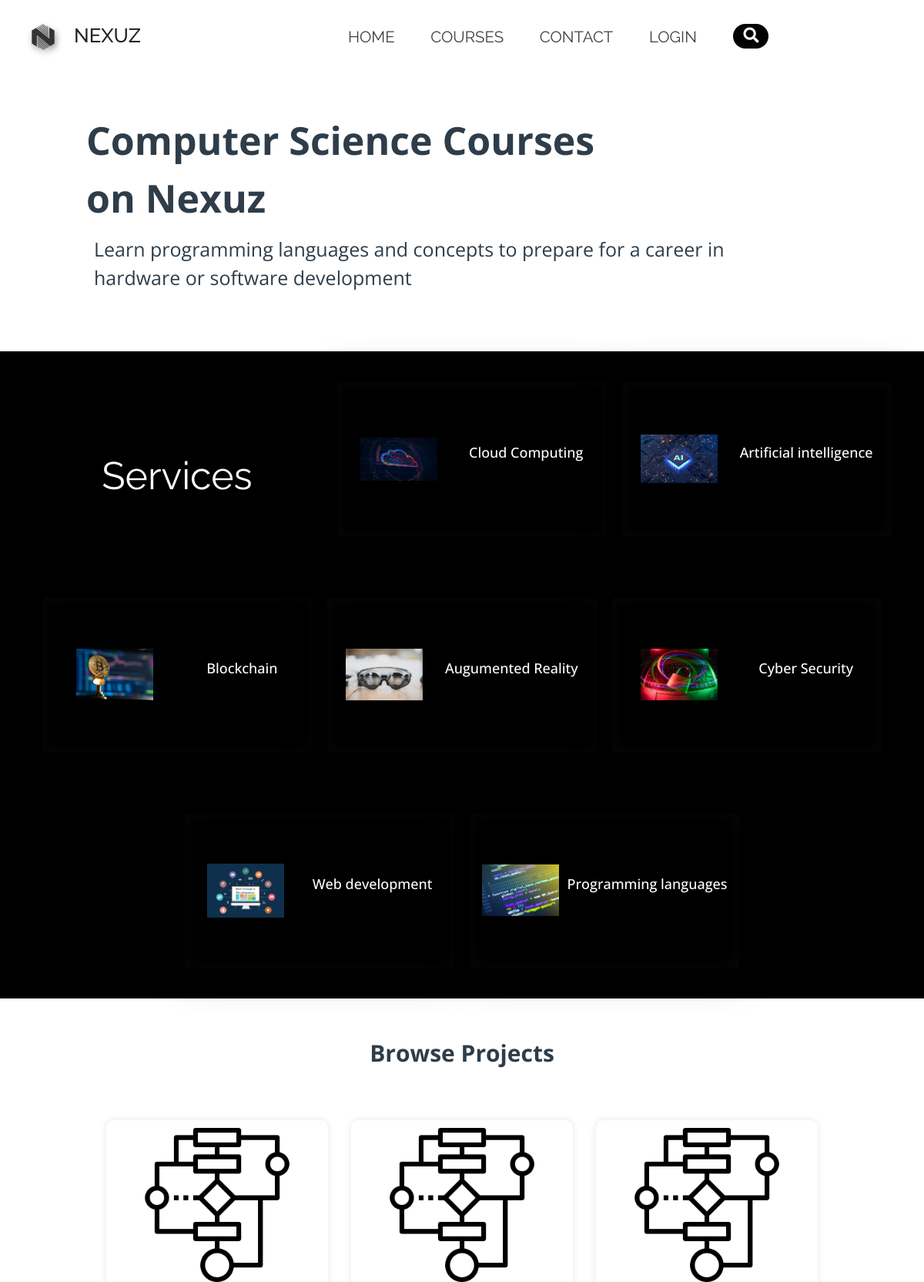
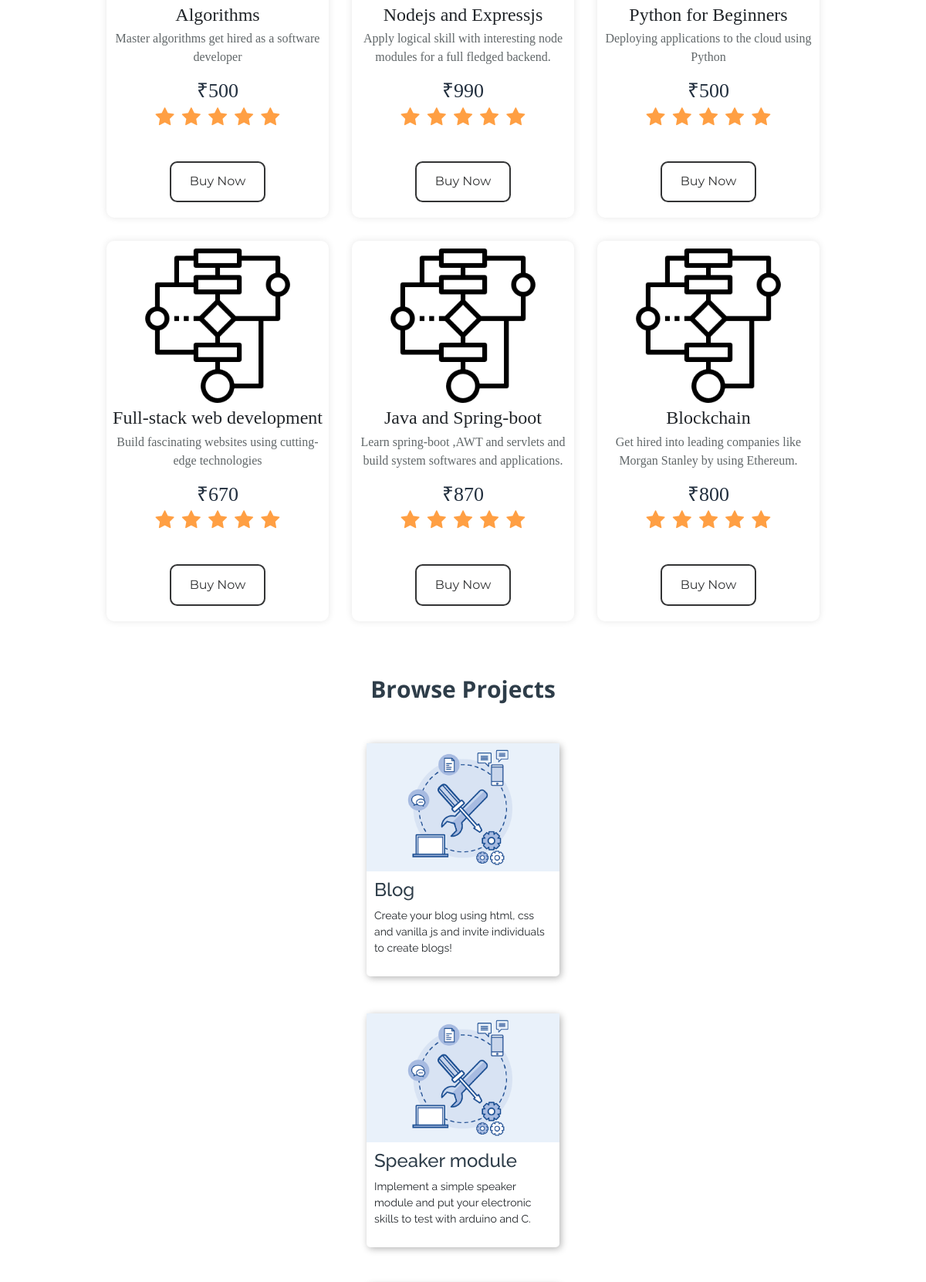
Screenshot of /old/course2h.php (upper part) with the database file from the repository (2 pictures, top to bottom).
### tables this page shows
CREATE TABLE `course_details` (
  `courseid` int(11) NOT NULL,
  `coursename` varchar(80) NOT NULL,
  `descrip` varchar(500) NOT NULL,
  `enrolled` int(11) NOT NULL,
  `cost` int(11) NOT NULL,
  `image` varchar(30) NOT NULL
);

CREATE TABLE `project` (
  `project_id` int(11) NOT NULL,
  `project_name` varchar(50) DEFAULT NULL,
  `description` varchar(300) DEFAULT NULL,
  `userpid` int(11) NOT NULL
);

### old/course2h.php (the view, shortened to what this page needs)
<?php
include 'config.php';
$result = mysqli_query($conn,"SELECT * FROM  course_details ");
$resultproject = mysqli_query($conn,"SELECT * FROM  project LIMIT 5");
?>
<!DOCTYPE html>
<html>
<head>
    <link rel="stylesheet" href="https://cdnjs.cloudflare.com/ajax/libs/font-awesome/5.15.4/css/all.min.css">
    <link rel="stylesheet" href="https://stackpath.bootstrapcdn.com/bootstrap/4.5.0/css/bootstrap.min.css">
    <link rel="stylesheet" href="https://maxcdn.bootstrapcdn.com/font-awesome/4.7.0/css/font-awesome.min.css">
    <link rel="stylesheet" href="https://stackpath.bootstrapcdn.com/bootstrap/4.4.1/css/bootstrap.min.css"
>
    <link rel="stylesheet" type="text/css" href="css\course2.css">
</head>
<body>
    <header>
        <div class="container-fluid p-0">
            <nav class="navbar navbar-expand-lg">
                <img src="logo.png" class="logo">
                <h2>NEXUZ</h2>
                <div class="collapse navbar-collapse" id="navbarNav">
                    <ul class="navbar-nav">
                        <li class="nav-item active">
                            <a class="nav-link hover-underline-animation" href="index.php">HOME
                            </a>
                        </li>
                        <li class="nav-item">
                            <a class="nav-link hover-underline-animation" href="course2.php">COURSES</a>
                        </li>
                        <li class="nav-item">
                            <a class="nav-link hover-underline-animation" href="contact.php">CONTACT</a>
                        </li>
                        <?php if(!isset($_SESSION['name'])){ ?>
                            <li class="nav-item"> <a class="nav-link hover-underline-animation" href="login.php">LOGIN</a></li>
                        <?php }else{ ?>
                            <li class="nav-item"> <a class="nav-link hover-underline-animation" href="logout.php">LOGOUT</a></li>
                        <?php } ?>
                        <li class="nav-item">
                            <div class="nav-link search-box">
                                <button class="btn-search"><i class="fas fa-search"></i></button>
                                <input id="searchTxt" type="text" class="input-search" placeholder="Type to Search...">
                            </div>
                        </li>
                    </ul>
                </div>
            </nav>
        </div>
    </header>
    <div class="title" id="title">
        <span>Computer Science Courses<br>on Nexuz</span>
        <div class="shortdesc">
            <p>Learn programming languages and concepts to prepare for a career in<br>hardware or software development
            </p>
        </div>
    </div>
    <div class="service-swipe" id="service-swipe">
        <div class="diffSection" id="services_section">
            <p style="font-size: 50px; padding: 100px; padding-bottom: 40px; color: rgb(255, 255, 255);"
                class="hover-underline-animation">Services</p>
        </div>
        <a href="subjects/computer_courses.html">
            <div class="s-card"><img src="images/cloud.jpg">
                <p style="font-size: large; font-weight: 500;">Cloud Computing</p>
            </div>
        </a>
        <a href="subjects/jee.html">
            <div class="s-card"><img src="images/ai.jpg">
                <p style="font-size: large;font-weight: 500;">Artificial intelligence</p>
            </div>
        </a>
        <a href="#">
            <div class="s-card"><img src="images/blockchain.jpg">
                <p style="font-size: large;font-weight: 500;">Blockchain</p>
            </div>
        </a>
        <a href="subjects/jee.htm>_papers">
            <div class="s-card"><img src="images/ar.jpg">
                <p style="font-size: large;font-weight: 500;">Augumented Reality </p>
            </div>
        </a>
        <a href="#contactus_section">
            <div class="s-card"><img src="images/cyber.jpg">
                <p style="font-size: large;font-weight: 500;">Cyber Security</p>
            </div>
        </a>
        <a href="subjects/quiz.html">
            <div class="s-card"><img src="images/web.jpg">
                <p style="font-size: large;font-weight: 500;">Web development</p>
            </div>
        </a>
        <a href="#contactus_section">
            <div class="s-card"><img src="images/lang.jpg">
                <p style="font-size: large;font-weight: 500;">Programming languages</p>
            </div>
        </a>
    </div>
    <div class="inbt">
        <span class="hover-underline-animation">Browse Projects</span>
    </div>
    <div class="gallery">
               <?php
               while($rows=mysqli_fetch_array($result)){
              ?>
        <div class="content">
            <img src="images/algorithm.png">
            <h3><?php echo $rows['coursename']; ?></h3>
            <p><?php echo $rows['descrip']; ?></p>
            <h6>₹<?php echo $rows['cost']; ?></h6>
            <ul>
                <li><i class="fa fa-star" aria-hidden="true"></i></li>
                <li><i class="fa fa-star" aria-hidden="true"></i></li>
                <li><i class="fa fa-star" aria-hidden="true"></i></li>
                <li><i class="fa fa-star" aria-hidden="true"></i></li>
                <li><i class="fa fa-star" aria-hidden="true"></i></li>
            </ul>
            <button class="fourth">Buy Now</button>
        </div>
         <?php
        }?>
</div>
    <div class="inbt">
        <span class="hover-underline-animation">Browse Projects</span>
    </div>
               <?php while($rowproj=mysqli_fetch_array($resultproject)){ ?>
    <div class="project-panel">
         <div class="project-card">
            <img src="images/lib.png">
            <div class="info">
                <h4><?php echo $rowproj['project_name']; ?></h4>
                <p><?php echo $rowproj['description']; ?></p>
            </div>
        </div>
        <?php } ?>
    </div>
</body>
</html>

### rows the page displays
course_details: coursename "Algorithms", descrip "Master algorithms get hired as a software developer", cost "500"
course_details: coursename "Nodejs and Expressjs", descrip "Apply logical skill with interesting node modules for a full fledged backend.", cost "990"
course_details: coursename "Python for Beginners", descrip "Deploying applications to the cloud using Python", cost "500"
course_details: coursename "Full-stack web development", descrip "Build fascinating websites using cutting-edge technologies", cost "670"
course_details: coursename "Java and Spring-boot", descrip "Learn spring-boot ,AWT and servlets and build system softwares and applications.", cost "870"
course_details: coursename "Blockchain", descrip "Get hired into leading companies like Morgan Stanley by using Ethereum.", cost "800"
project: project_name "Blog", description "Create your blog using html, css and vanilla js and invite individuals to create blogs!"
project: project_name "Speaker module", description "Implement a simple speaker module and put your electronic skills to test with arduino and C."
